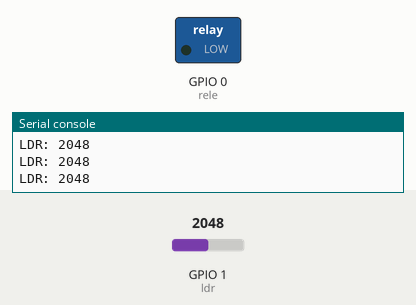
The program below on a simulated ESP32 board running MicroPython. Shown: switched loads named in the program (green lamp = pin HIGH), the last lines printed to the serial console. Inputs (shaded band) come from the test bench; at power-on: GPIO 1 (ldr) = 2048 (analog values on the 0–4095 scale).

Above: at 1.2 s.
1.3 s: GPIO 1 (ldr) set to 1765
2.8 s: GPIO 1 (ldr) set to 1654
At 3.7 s:
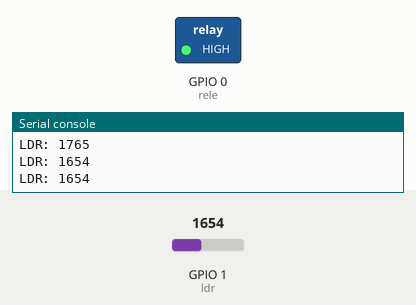
4.5 s: GPIO 1 (ldr) set to 1740
At 4.8 s:
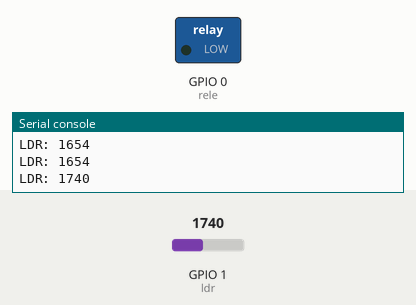
6.0 s: GPIO 1 (ldr) set to 1660
At 7.2 s:
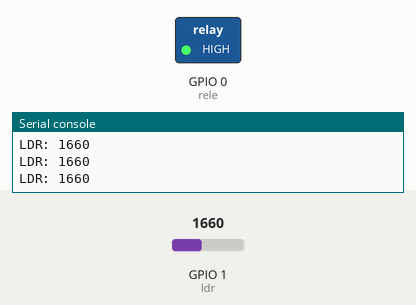
Timing chart, 0 to 8.5 s (numbered marks = the images above; inputs shaded):
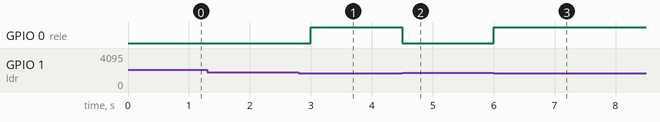

The program:

ldr_relay.py
```python
from machine import Pin, ADC
import time

# Relé en GPIO0
rele = Pin(0, Pin.OUT)

# LDR en GPIO1 (ADC)
ldr = ADC(Pin(1))
ldr.atten(ADC.ATTN_11DB)  # Permite medir hasta ~3.3V
ldr.width(ADC.WIDTH_12BIT)  # Resolución de 12 bits (0-4095)

# Umbral para oscuridad (ajústalo en pruebas)
UMBRAL_OSCURO = 1700  # Si el valor supera esto, consideramos oscuro

while True:
    valor = ldr.read()
    print("LDR:", valor)

    if valor > UMBRAL_OSCURO:
        rele.value(0)  # Apaga relé con luz
    else:
        rele.value(1) # Activa relé en oscuridad

    time.sleep(0.5)
```

Measured:
- the behaviour switches between 1701 and 1700 on GPIO 1 (ldr) (found by bisection; images 0 and 1)
- after the input at 2.8 s, GPIO 0 (rele): LOW → HIGH after 0.20 s
- after the input at 4.5 s, GPIO 0 (rele): HIGH → LOW at once
- after the input at 6.0 s, GPIO 0 (rele): LOW → HIGH at once
